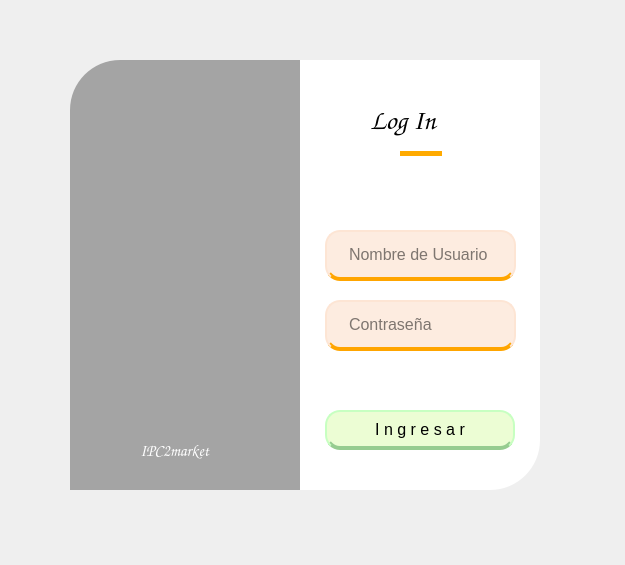
<?xml version="1.0" encoding="UTF-8"?>
<ui version="4.0">
 <class>Form</class>
 <widget class="QWidget" name="Form">
  <property name="geometry">
   <rect>
    <x>0</x>
    <y>0</y>
    <width>625</width>
    <height>565</height>
   </rect>
  </property>
  <property name="font">
   <font>
    <weight>75</weight>
    <bold>true</bold>
   </font>
  </property>
  <property name="windowTitle">
   <string>Form</string>
  </property>
  <widget class="QWidget" name="widget" native="true">
   <property name="geometry">
    <rect>
     <x>30</x>
     <y>30</y>
     <width>550</width>
     <height>500</height>
    </rect>
   </property>
   <property name="styleSheet">
    <string notr="true">QPushButton#button_login{
 background-color: rgb(236, 253, 212);
    color: rgb(0,0,0); 
    border: 2px solid rgb(199, 255, 193);
    border-bottom-width: 4px; 
    border-bottom-color: rgb(150, 204, 144); 
    border-radius: 15px; 
    font-size: 16px;
}

QPushButton#button_login:hover{
  background-color: rgb(150, 204, 144); 
 border: 2px solid rgb(236, 253, 212);
    color: white; 
}</string>
   </property>
   <widget class="QLabel" name="fondo">
    <property name="geometry">
     <rect>
      <x>40</x>
      <y>30</y>
      <width>280</width>
      <height>430</height>
     </rect>
    </property>
    <property name="styleSheet">
     <string notr="true">border-image:url(:/images/login.jpg);
border-top-left-radius: 50px;</string>
    </property>
    <property name="text">
     <string/>
    </property>
    <property name="scaledContents">
     <bool>true</bool>
    </property>
   </widget>
   <widget class="QLabel" name="label_2">
    <property name="geometry">
     <rect>
      <x>40</x>
      <y>30</y>
      <width>280</width>
      <height>430</height>
     </rect>
    </property>
    <property name="styleSheet">
     <string notr="true">background-color:rgba(0,0,0,80);
border-top-left-radius: 50px;</string>
    </property>
    <property name="text">
     <string/>
    </property>
   </widget>
   <widget class="QLabel" name="label_3">
    <property name="geometry">
     <rect>
      <x>270</x>
      <y>30</y>
      <width>240</width>
      <height>430</height>
     </rect>
    </property>
    <property name="font">
     <font>
      <weight>75</weight>
      <bold>true</bold>
     </font>
    </property>
    <property name="styleSheet">
     <string notr="true">
    background-color: rgba(255, 255, 255, 1);
    border-bottom-right-radius: 50px;</string>
    </property>
    <property name="text">
     <string/>
    </property>
   </widget>
   <widget class="QLabel" name="label_4">
    <property name="geometry">
     <rect>
      <x>50</x>
      <y>390</y>
      <width>51</width>
      <height>61</height>
     </rect>
    </property>
    <property name="font">
     <font>
      <pointsize>4</pointsize>
     </font>
    </property>
    <property name="styleSheet">
     <string notr="true"/>
    </property>
    <property name="text">
     <string/>
    </property>
    <property name="pixmap">
     <pixmap resource="res1.qrc">:/images/carretilla.png</pixmap>
    </property>
    <property name="scaledContents">
     <bool>true</bool>
    </property>
   </widget>
   <widget class="QLabel" name="label_5">
    <property name="geometry">
     <rect>
      <x>110</x>
      <y>400</y>
      <width>131</width>
      <height>41</height>
     </rect>
    </property>
    <property name="font">
     <font>
      <family>Comic Sans MS</family>
      <pointsize>12</pointsize>
      <weight>75</weight>
      <bold>true</bold>
     </font>
    </property>
    <property name="styleSheet">
     <string notr="true">color: rgb(255,255,255)
</string>
    </property>
    <property name="text">
     <string>IPC2market</string>
    </property>
   </widget>
   <widget class="QLabel" name="label_6">
    <property name="geometry">
     <rect>
      <x>340</x>
      <y>60</y>
      <width>111</width>
      <height>61</height>
     </rect>
    </property>
    <property name="font">
     <font>
      <family>Comic Sans MS</family>
      <pointsize>20</pointsize>
      <weight>75</weight>
      <bold>true</bold>
     </font>
    </property>
    <property name="styleSheet">
     <string notr="true"/>
    </property>
    <property name="text">
     <string>Log In</string>
    </property>
   </widget>
   <widget class="QLineEdit" name="user_name_label">
    <property name="geometry">
     <rect>
      <x>295</x>
      <y>200</y>
      <width>191</width>
      <height>51</height>
     </rect>
    </property>
    <property name="font">
     <font>
      <pointsize>-1</pointsize>
     </font>
    </property>
    <property name="styleSheet">
     <string notr="true">width: 100%;
    height: 150px;
    padding: 12px 20px;
    border: 2px solid rgb(253, 229, 212);
    border-bottom-width: 4px; 
    border-bottom-color: rgb(255, 165, 0);
    border-radius: 15px;
    background-color: rgb(253, 236, 224);
    font-size: 16px;</string>
    </property>
    <property name="placeholderText">
     <string>Nombre de Usuario</string>
    </property>
   </widget>
   <widget class="QLabel" name="label_7">
    <property name="geometry">
     <rect>
      <x>370</x>
      <y>121</y>
      <width>42</width>
      <height>5</height>
     </rect>
    </property>
    <property name="styleSheet">
     <string notr="true">border-radius:10%;
background-color:rgb(255, 170, 0)</string>
    </property>
    <property name="text">
     <string/>
    </property>
   </widget>
   <widget class="QLineEdit" name="password_label">
    <property name="geometry">
     <rect>
      <x>295</x>
      <y>270</y>
      <width>191</width>
      <height>51</height>
     </rect>
    </property>
    <property name="font">
     <font>
      <pointsize>-1</pointsize>
     </font>
    </property>
    <property name="mouseTracking">
     <bool>true</bool>
    </property>
    <property name="acceptDrops">
     <bool>true</bool>
    </property>
    <property name="styleSheet">
     <string notr="true">width: 100%;
    height: 150px;
    padding: 12px 20px;
    border: 2px solid rgb(253, 229, 212);
    border-bottom-width: 4px; 
    border-bottom-color: rgb(255, 165, 0);
    border-radius: 15px;
    background-color: rgb(253, 236, 224);
    font-size: 16px;</string>
    </property>
    <property name="text">
     <string/>
    </property>
    <property name="echoMode">
     <enum>QLineEdit::Password</enum>
    </property>
    <property name="placeholderText">
     <string>Contraseña</string>
    </property>
   </widget>
   <widget class="QPushButton" name="button_login">
    <property name="geometry">
     <rect>
      <x>295</x>
      <y>380</y>
      <width>190</width>
      <height>40</height>
     </rect>
    </property>
    <property name="font">
     <font>
      <pointsize>-1</pointsize>
     </font>
    </property>
    <property name="text">
     <string>I n g r e s a r</string>
    </property>
   </widget>
  </widget>
 </widget>
 <resources>
  <include location="res1.qrc"/>
 </resources>
 <connections/>
</ui>
